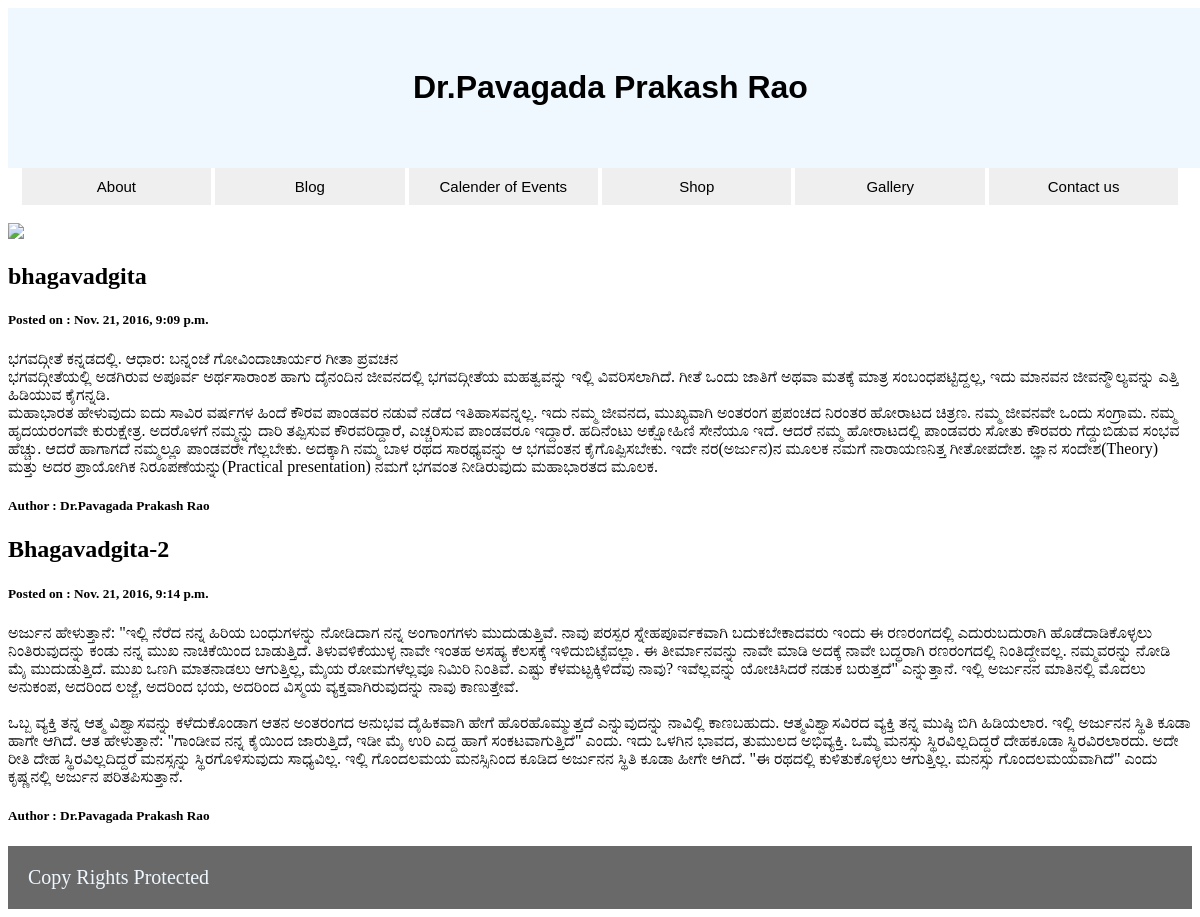
Screenshot of /blog/ with the database file from the repository.
### blog/models.py (models this page shows, shortened)
class Post(models.Model):
    author = models.CharField(max_length=30, default="Dr.Pavagada Prakash Rao")
    title = models.CharField(max_length=200)
    text = models.TextField()
    created_date = models.DateTimeField(
            default=timezone.now)
    published_date = models.DateTimeField(
            blank=True, null=True)

### blog/views.py (the view)
# urls.py: url(r'^blog/$', views.blog, name='blog'),
def blog(request):
   posts = Post.objects.filter(published_date__lte=timezone.now()).order_by('published_date')
   return render(request, 'blog.html', {'posts': posts})

### blog/templates/blog.html
{% extends 'base.html' %}
{% block content %}
    {% for post in posts %}
        <article>
            <h2>{{ post.title }}</h2>
            <h5>Posted on : {{ post.published_date }}</h5>
            <p>{{ post.text|linebreaksbr }}</p>
            <h5>Author : {{ post.author }}</h5>
        </article>
    {% endfor %}
{% endblock %}

### blog/static/css/base.css (style rules this page uses)
p { text-align: left; }

### rows the page displays
Post: title "bhagavadgita", published_date "Nov. 21, 2016, 9:09 p.m.", text "ಭಗವದ್ಗೀತೆ ಕನ್ನಡದಲ್ಲಿ. ಆಧಾರ: ಬನ್ನಂಜೆ ಗೋವಿಂದಾಚಾರ್ಯರ ಗೀತಾ ಪ್ರವಚನ ಭಗವದ್ಗೀತೆಯಲ್ಲಿ ಅಡಗಿರುವ ಅಪೂರ್ವ ಅರ್ಥಸಾರಾಂಶ ಹಾಗು ದೈನಂದಿನ ಜೀವನದಲ್ಲಿ ಭಗವದ್ಗೀತೆಯ ಮಹತ್ವವನ್ನು ಇಲ್ಲಿ ವಿವರಿಸಲಾಗಿದೆ. ಗೀತೆ ಒಂದು ಜಾತಿಗೆ ಅಥವಾ ಮತಕ್ಕೆ ಮಾತ್ರ ಸಂಬಂಧಪಟ್ಟಿದ್ದಲ್ಲ, ಇದು ಮಾನವನ ಜೀವನ್ಮೌಲ್ಯವನ್ನು ಎತ್ತಿ ಹಿಡಿಯುವ ಕೈಗನ್ನಡಿ. ಮಹಾಭಾರತ ಹೇಳುವುದು ಐದು ಸಾವಿರ ವರ್ಷಗಳ ಹಿಂದೆ ಕೌರವ ಪಾಂಡವರ ನಡುವೆ ನಡೆದ ಇತಿಹಾಸವನ್ನಲ್ಲ. ಇದು ನಮ್ಮ ಜೀವನದ, ಮುಖ್ಯವಾಗಿ ಅಂತರಂಗ ಪ್ರಪಂಚದ ನಿರಂತರ ಹೋರಾಟದ ಚಿತ್ರಣ. ನಮ್ಮ ಜೀವನವೇ ಒಂದು ಸಂಗ್ರಾಮ. ನಮ್ಮ ಹೃದಯರಂಗವೇ ಕುರುಕ್ಷೇತ್ರ. ಅದರೊಳಗೆ ನಮ್ಮನ್ನು ದಾರಿ ತಪ್ಪಿಸುವ ಕೌರವರಿದ್ದಾರೆ, ಎಚ್ಚರಿಸುವ ಪಾಂಡವರೂ ಇದ್ದಾರೆ. ಹದಿನೆಂಟು ಅಕ್ಷೋಹಿಣಿ ಸೇನೆಯೂ ಇದೆ. ಆದರೆ ನಮ್ಮ ಹೋರಾಟದಲ್ಲಿ ಪಾಂಡವರು ಸೋತು ಕೌರವರು ಗೆದ್ದುಬಿಡುವ ಸಂಭವ ಹೆಚ್ಚು. ಆದರೆ ಹಾಗಾಗದೆ ನಮ್ಮಲ್ಲೂ ಪಾಂಡವರೇ ಗೆಲ್ಲಬೇಕು. ಅದಕ್ಕಾಗಿ ನಮ್ಮ ಬಾಳ ರಥದ…", author "Dr.Pavagada Prakash Rao"
Post: title "Bhagavadgita-2", published_date "Nov. 21, 2016, 9:14 p.m.", text "ಅರ್ಜುನ ಹೇಳುತ್ತಾನೆ: \"ಇಲ್ಲಿ ನೆರೆದ ನನ್ನ ಹಿರಿಯ ಬಂಧುಗಳನ್ನು ನೋಡಿದಾಗ ನನ್ನ ಅಂಗಾಂಗಗಳು ಮುದುಡುತ್ತಿವೆ. ನಾವು ಪರಸ್ಪರ ಸ್ನೇಹಪೂರ್ವಕವಾಗಿ ಬದುಕಬೇಕಾದವರು ಇಂದು ಈ ರಣರಂಗದಲ್ಲಿ ಎದುರುಬದುರಾಗಿ ಹೊಡೆದಾಡಿಕೊಳ್ಳಲು ನಿಂತಿರುವುದನ್ನು ಕಂಡು ನನ್ನ ಮುಖ ನಾಚಿಕೆಯಿಂದ ಬಾಡುತ್ತಿದೆ. ತಿಳುವಳಿಕೆಯುಳ್ಳ ನಾವೇ ಇಂತಹ ಅಸಹ್ಯ ಕೆಲಸಕ್ಕೆ ಇಳಿದುಬಿಟ್ಟೆವಲ್ಲಾ. ಈ ತೀರ್ಮಾನವನ್ನು ನಾವೇ ಮಾಡಿ ಅದಕ್ಕೆ ನಾವೇ ಬದ್ಧರಾಗಿ ರಣರಂಗದಲ್ಲಿ ನಿಂತಿದ್ದೇವಲ್ಲ. ನಮ್ಮವರನ್ನು ನೋಡಿ ಮೈ ಮುದುಡುತ್ತಿದೆ. ಮುಖ ಒಣಗಿ ಮಾತನಾಡಲು ಆಗುತ್ತಿಲ್ಲ, ಮೈಯ ರೋಮಗಳೆಲ್ಲವೂ ನಿಮಿರಿ ನಿಂತಿವೆ. ಎಷ್ಟು ಕೆಳಮಟ್ಟಕ್ಕಿಳಿದೆವು ನಾವು? ಇವೆಲ್ಲವನ್ನು ಯೋಚಿಸಿದರೆ ನಡುಕ ಬರುತ್ತದೆ\" ಎನ್ನುತ್ತಾನೆ. ಇಲ್ಲಿ ಅರ್ಜುನನ ಮಾತಿನಲ್ಲಿ ಮೊದಲು ಅನುಕಂಪ, ಅದರಿಂದ ಲಜ್ಜೆ, ಅದರಿಂದ ಭಯ, ಅದರಿಂದ ವಿಸ್ಮಯ ವ್ಯಕ್ತವಾಗಿರುವುದನ್ನು ನಾವು ಕಾಣುತ್ತೇವೆ. ಒಬ್ಬ ವ್ಯಕ್ತಿ ತನ್ನ ಆತ್ಮ ವಿಶ್ವಾಸವನ್ನು ಕಳೆದುಕೊಂಡಾಗ…", author "Dr.Pavagada Prakash Rao"
